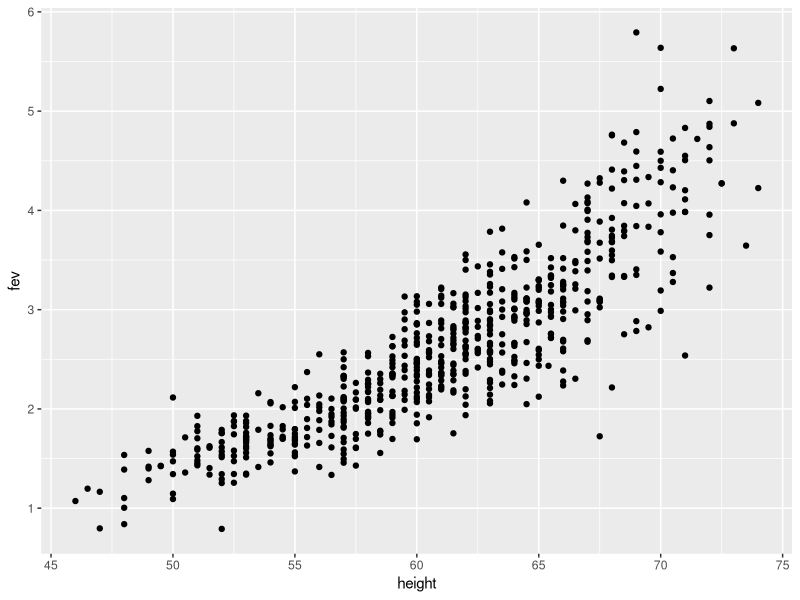
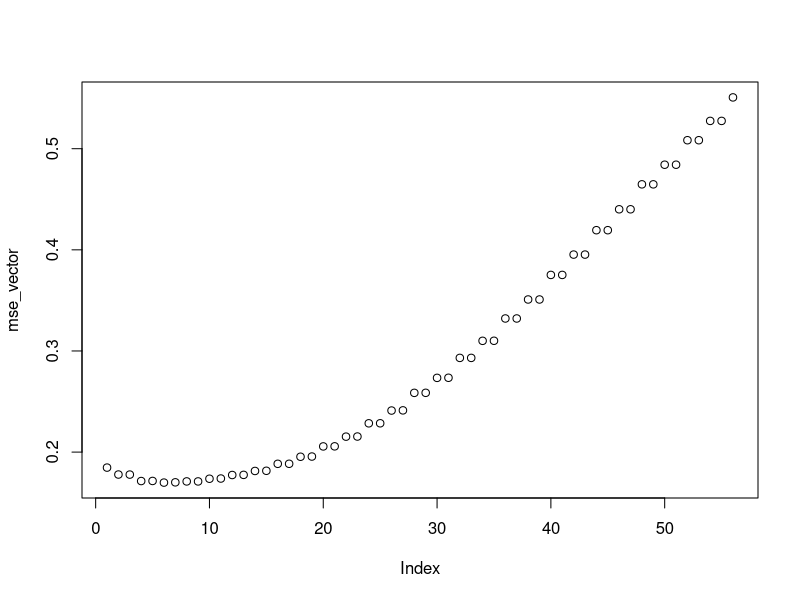
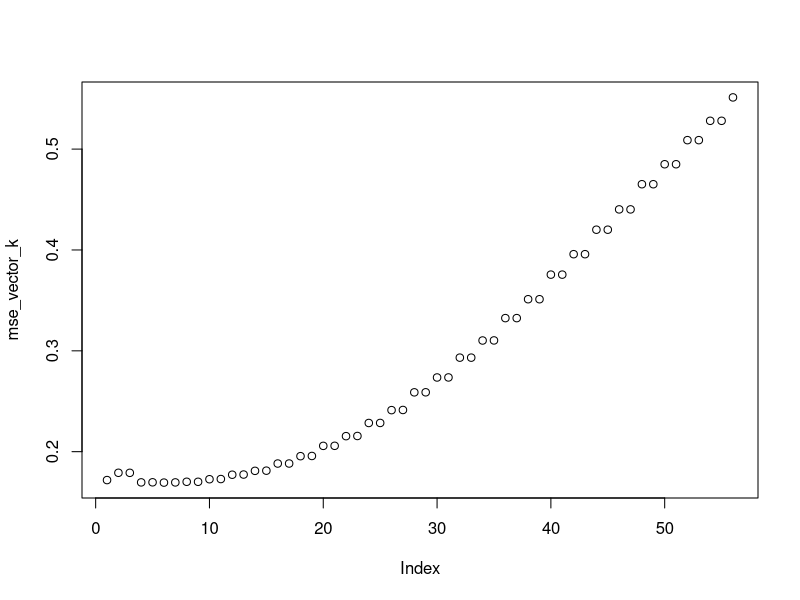
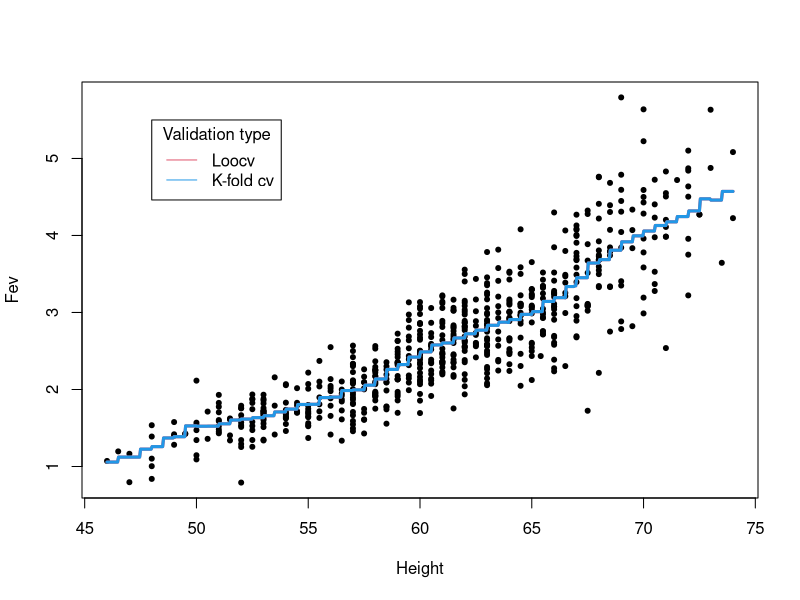

R code for these plots, in order:
# this script is used to compare the two type cross validation
library(ggplot2)
# import data
data <- read.table("fev.txt", header = T)
# check scatter plot
ggplot(data, aes(x = height, y = fev)) + geom_point()


# Leave-one-out Cross Validation -- using box kernel ---------------
max_h <- max(data$height) - min(data$height)

h_seq <- seq(0.5, max_h, 0.5) 
mse_vector <- rep(0, length(h_seq))
for (i in 1:length(h_seq)){
  h_using <- h_seq[i]
  cv_mse <- rep(NA, length(data$height))
  for (j in 1:length(data$height)){
    y_val_predict <- ksmooth(data$height[-j], data$fev[-j], kernel = "box", bandwidth = h_using, x.points = data$height[j])
    resid <- data$fev[j] - y_val_predict$y
    cv_mse[j] <- resid^2
  }
  mse_vector[i] <- mean(cv_mse, na.rm = T)
}
mse_vector
plot(mse_vector)
h_seq[which.min(mse_vector)]
# band width 3 have the lowest mse

# K-folds Cross Validation -- using box kernel -------------------
h_seq <- seq(0.5, max_h, 0.5) 
mse_vector_k <- rep(0, length(h_seq))
K <- 5
for (i in 1:length(h_seq)){
  h_using <- h_seq[i]
  cv_mse <- rep(NA, K)
  set.seed(111)
  folds <- sample(rep(1:K, length = length(data$height)))
  for (j in 1:K){
    train <- folds != j
    y_val_predict <- ksmooth(data$height[train], data$fev[train], kernel = "box", bandwidth = h_using, x.points = data$height[!train])
    resid <- data$fev[!train][order(data$height[!train])] - y_val_predict$y
    cv_mse[j] <- mean(resid^2)
  }
  mse_vector_k[i] <- mean(cv_mse, na.rm = T)
}
mse_vector_k

plot(mse_vector_k)  
h_seq[which.min(mse_vector_k)]
# the lowest is 0.1693549, corresponding h is 3 


model_loo <- ksmooth(data$height, data$fev, kernel = "box", bandwidth = 3)
resid_loo <- model_loo$y - data$fev[order(data$height)]
mean(resid_loo^2, na.rm = T)

model_kf <- ksmooth(data$height, data$fev, kernel = "box", bandwidth = 3)
resid_kf <- model_kf$y - data$fev[order(data$height)]
mean(resid_kf^2, na.rm = T)

plot(data$height, data$fev, pch = 20, xlab = "Height", ylab = "Fev")
lines(model_loo, col = 2, lwd = 3)
lines(model_kf, col = 4, lwd = 3)
legend(48, 5.5, legend=c("Loocv", "K-fold cv"),
       col=c(2, 4), lty = 1, title = "Validation type")

